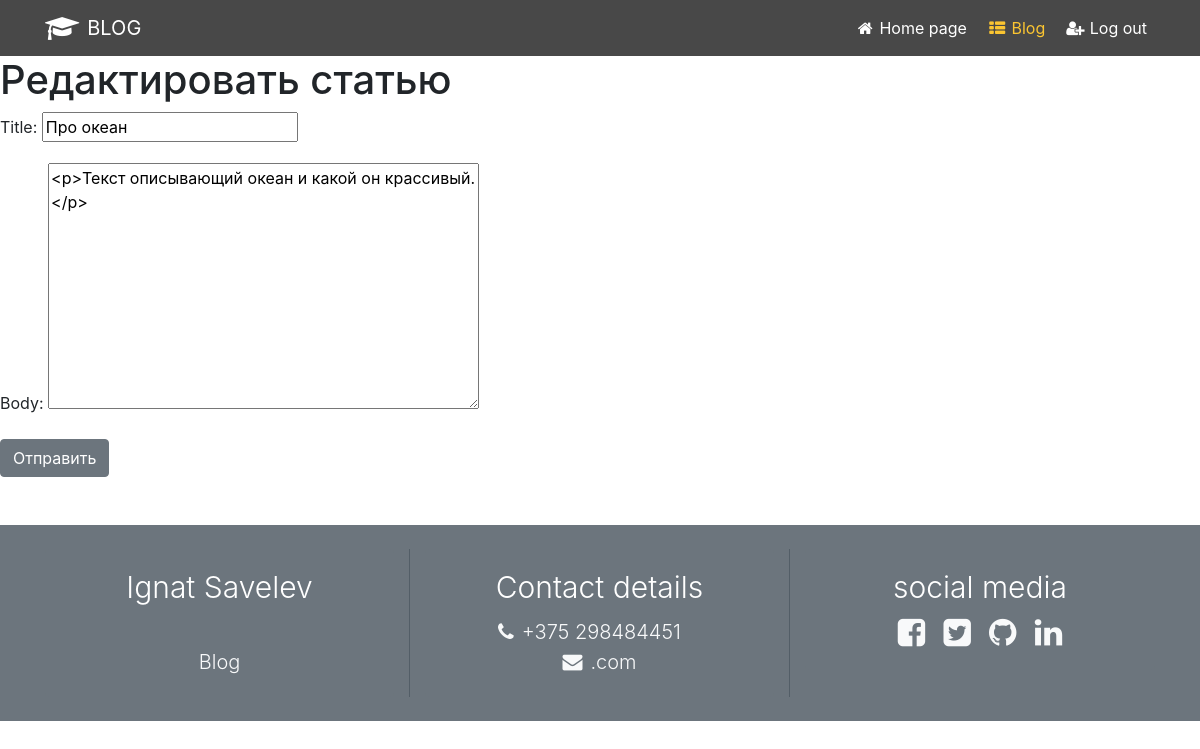
The page /blog/article/edit/5 (signed in) on the database its author committed.
### blog/models.py (models this page shows, shortened)
class Post(models.Model):
    title = models.CharField(max_length=255)
    author = models.ForeignKey(User, on_delete=models.CASCADE)
    body =  RichTextField(blank=True, null=True)
    image = models.ImageField(null=True, blank=True, upload_to="images/")
    post_date = models.DateField(auto_now_add=True)

### blog/views.py (the view)
# urls.py: path('article/edit/<int:pk>', UpdatePostView.as_view(), name='article_edit'),
class UpdatePostView(UpdateView):
    model = Post
    template_name = 'blog/update_post.html'
    fields = ['title', 'body']

### blog/templates/blog/update_post.html (shortened to what this page needs)
{% extends 'main.html' %}
{% block content %}
  {% if user.is_authenticated %}
        {% if user.id == post.author.id %}
<h1> Редактировать статью</h1>
    <form method="POST">
    {{ form.as_p }}
    <button type="submit" class="btn btn-secondary">Отправить</button>
    </form>
     {% endif %}
  {% else %}
      <p>You're not allowed here!</p>
    {% endif %}
{% endblock %}

### rows shown on the page
Post: title "Про океан", body "<p>Текст описывающий океан и какой он крассивый.</p>"
